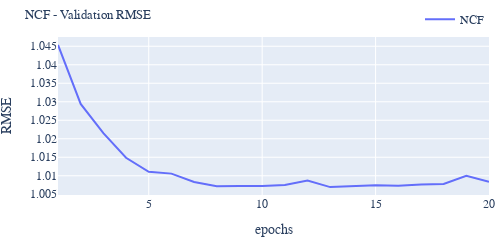

The code cell stored with this chart in its notebook:
### Code cell
epochs = np.linspace(1, len(ncf_val), len(ncf_val))
df = pd.DataFrame(index=epochs)
df['epoch'] = epochs
df['ncf_val'] = ncf_val
fig = px.line(df, x='epoch', y=['ncf_val'], title='NCF - Validation RMSE')
newnames ={'ncf_val': 'NCF'}
fig.for_each_trace(lambda t: t.update(name = newnames[t.name],
                                      legendgroup = newnames[t.name],
                                      hovertemplate = t.hovertemplate.replace(t.name, newnames[t.name])
                                     )
                  )
fig.update_xaxes(title_text="epochs")
fig.update_yaxes(title_text='RMSE')
fig.update_layout(legend_title_text='')
fig.update_layout(legend=dict(
    orientation="h",
    yanchor="bottom",
    y=1.02,
    xanchor="right",
    x=1
))
fig.update_layout(width =500, height=200, 
                  font_family="Serif", font_size=12, title_font_size=13, 
                  margin_l=5, margin_t=5, margin_b=5, margin_r=5)
import plotly.io as pio
#save a figure of 300dpi, width 1.5 inches, height 0.75inches
fig.update_yaxes(nticks=10)
pio.write_image(fig, "./img/ncf.pdf", width=1.5*300, height=0.75*300)
fig.show()

### Figure 1 — Plotly figure (JSON) as saved in the notebook; plotly's stock layout.template omitted (floating-point values rounded to 4 significant figures)
{"data": [{"hovertemplate": "variable=NCF<br>epoch=%{x}<br>value=%{y}<extra></extra>", "legendgroup": "NCF", "line": {"color": "#636efa", "dash": "solid"}, "marker": {"symbol": "circle"}, "mode": "lines", "name": "NCF", "orientation": "v", "showlegend": true, "type": "scatter", "x": [1, 2, 3, 4, 5, 6, 7, 8, 9, 10, 11, 12, 13, 14, 15, 16, 17, 18, 19, 20], "xaxis": "x", "y": [1.045, 1.029, 1.022, 1.015, 1.011, 1.011, 1.008, 1.007, 1.007, 1.007, 1.008, 1.009, 1.007, 1.007, 1.007, 1.007, 1.008, 1.008, 1.01, 1.008], "yaxis": "y"}], "layout": {"font": {"family": "Serif", "size": 12}, "height": 200, "legend": {"orientation": "h", "title": {"text": ""}, "tracegroupgap": 0, "x": 1, "xanchor": "right", "y": 1.02, "yanchor": "bottom"}, "margin": {"b": 5, "l": 5, "r": 5, "t": 5}, "title": {"font": {"size": 13}, "text": "NCF - Validation RMSE"}, "width": 500, "xaxis": {"anchor": "y", "domain": [0, 1], "title": {"text": "epochs"}}, "yaxis": {"anchor": "x", "domain": [0, 1], "nticks": 10, "title": {"text": "RMSE"}}}}
